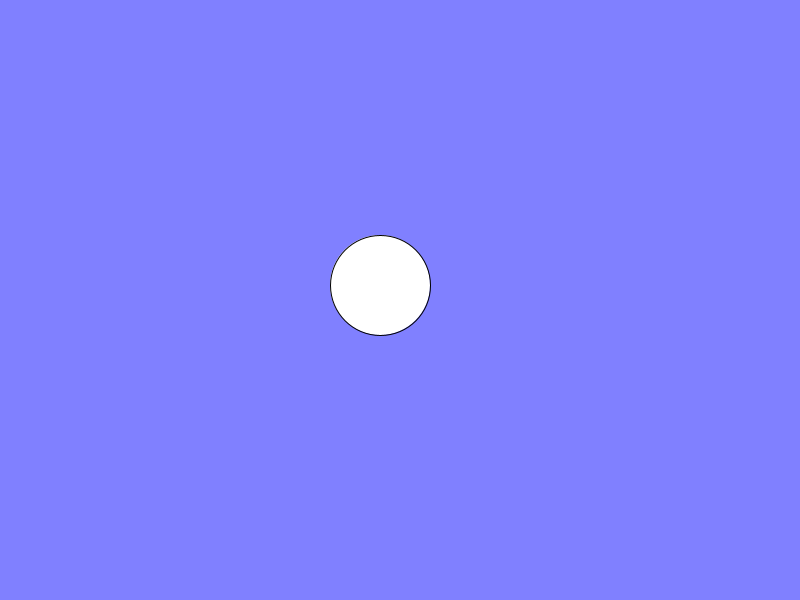
Frame 1 (no input)
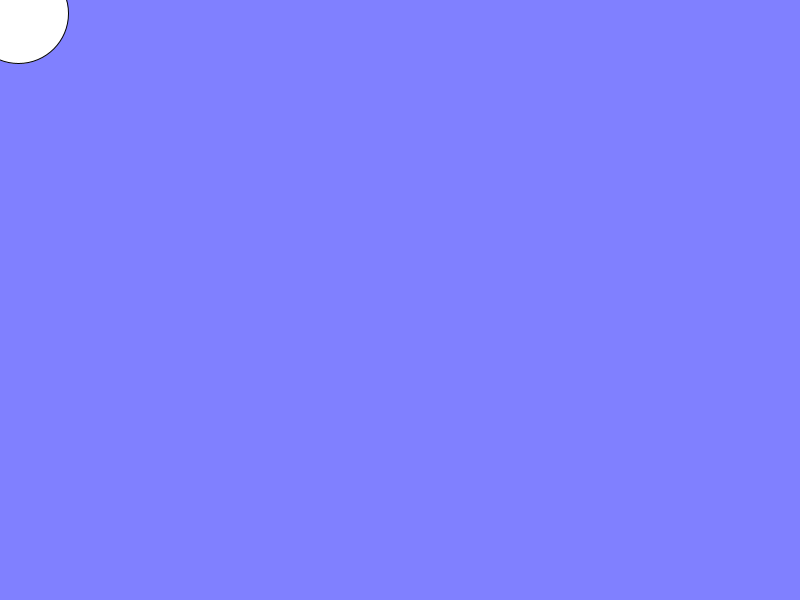
Frame 60 (the mouse pressed at the canvas centre just before this capture)
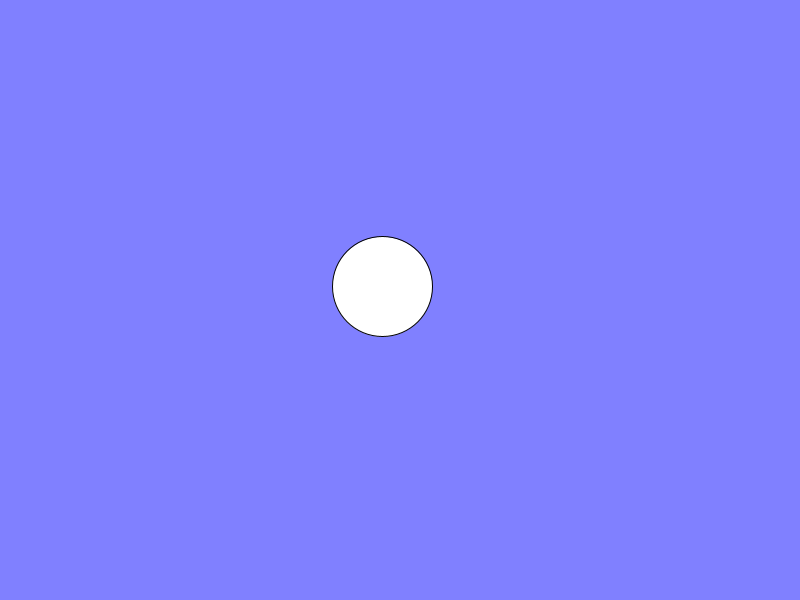
Frame 120 (the mouse held since frame 60 and released just before this capture)

The Processing sketch that drew these frames (run headless with seeded random() and noise(); from frame 60 on, the mouse is pressed at the canvas centre):

// Processing sketch: Follower
// ── Follower.pde
float x;
float y;

void setup() {
  size(800, 600);
  x = width / 2;
  y = height / 2;
}

void draw() {
  background(128, 128, 255);
  x += (mouseX - x) / 20;
  y += (mouseY - y) / 20;
  ellipse(x, y, 100, 100);
}
